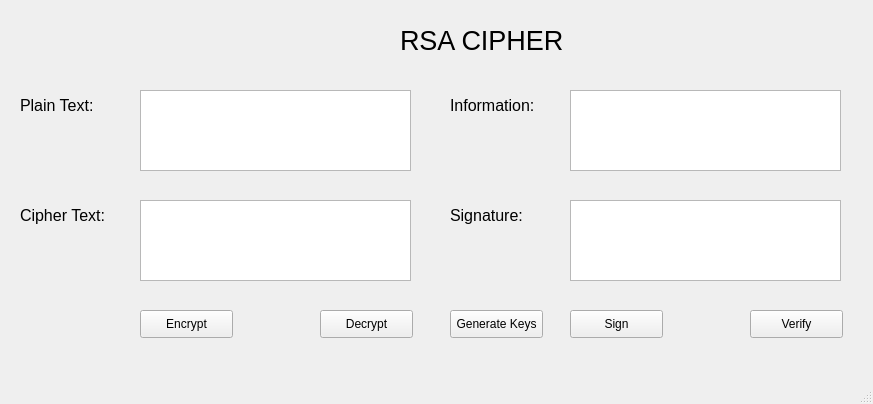
<?xml version="1.0" encoding="UTF-8"?>
<ui version="4.0">
 <class>MainWindow</class>
 <widget class="QMainWindow" name="MainWindow">
  <property name="geometry">
   <rect>
    <x>0</x>
    <y>0</y>
    <width>873</width>
    <height>404</height>
   </rect>
  </property>
  <property name="windowTitle">
   <string>RSA Cipher</string>
  </property>
  <widget class="QWidget" name="centralwidget">
   <widget class="QLabel" name="label">
    <property name="geometry">
     <rect>
      <x>400</x>
      <y>20</y>
      <width>181</width>
      <height>41</height>
     </rect>
    </property>
    <property name="font">
     <font>
      <pointsize>20</pointsize>
     </font>
    </property>
    <property name="text">
     <string>RSA CIPHER</string>
    </property>
   </widget>
   <widget class="QPushButton" name="btn_gen_keys">
    <property name="geometry">
     <rect>
      <x>450</x>
      <y>310</y>
      <width>93</width>
      <height>28</height>
     </rect>
    </property>
    <property name="text">
     <string>Generate Keys</string>
    </property>
   </widget>
   <widget class="QLabel" name="label_2">
    <property name="geometry">
     <rect>
      <x>20</x>
      <y>90</y>
      <width>101</width>
      <height>31</height>
     </rect>
    </property>
    <property name="font">
     <font>
      <pointsize>12</pointsize>
     </font>
    </property>
    <property name="text">
     <string>Plain Text:</string>
    </property>
   </widget>
   <widget class="QTextEdit" name="plain_text">
    <property name="geometry">
     <rect>
      <x>140</x>
      <y>90</y>
      <width>271</width>
      <height>81</height>
     </rect>
    </property>
   </widget>
   <widget class="QLabel" name="label_3">
    <property name="geometry">
     <rect>
      <x>20</x>
      <y>200</y>
      <width>111</width>
      <height>31</height>
     </rect>
    </property>
    <property name="font">
     <font>
      <pointsize>12</pointsize>
     </font>
    </property>
    <property name="text">
     <string>Cipher Text:</string>
    </property>
   </widget>
   <widget class="QTextEdit" name="cipher_text">
    <property name="geometry">
     <rect>
      <x>140</x>
      <y>200</y>
      <width>271</width>
      <height>81</height>
     </rect>
    </property>
   </widget>
   <widget class="QLabel" name="label_4">
    <property name="geometry">
     <rect>
      <x>450</x>
      <y>90</y>
      <width>111</width>
      <height>31</height>
     </rect>
    </property>
    <property name="font">
     <font>
      <pointsize>12</pointsize>
     </font>
    </property>
    <property name="text">
     <string>Information:</string>
    </property>
   </widget>
   <widget class="QTextEdit" name="infor_text">
    <property name="geometry">
     <rect>
      <x>570</x>
      <y>90</y>
      <width>271</width>
      <height>81</height>
     </rect>
    </property>
   </widget>
   <widget class="QLabel" name="label_5">
    <property name="geometry">
     <rect>
      <x>450</x>
      <y>200</y>
      <width>111</width>
      <height>31</height>
     </rect>
    </property>
    <property name="font">
     <font>
      <pointsize>12</pointsize>
     </font>
    </property>
    <property name="text">
     <string>Signature:</string>
    </property>
   </widget>
   <widget class="QTextEdit" name="sign_text">
    <property name="geometry">
     <rect>
      <x>570</x>
      <y>200</y>
      <width>271</width>
      <height>81</height>
     </rect>
    </property>
   </widget>
   <widget class="QPushButton" name="btn_encrypt">
    <property name="geometry">
     <rect>
      <x>140</x>
      <y>310</y>
      <width>93</width>
      <height>28</height>
     </rect>
    </property>
    <property name="text">
     <string>Encrypt</string>
    </property>
   </widget>
   <widget class="QPushButton" name="btn_decrypt">
    <property name="geometry">
     <rect>
      <x>320</x>
      <y>310</y>
      <width>93</width>
      <height>28</height>
     </rect>
    </property>
    <property name="text">
     <string>Decrypt</string>
    </property>
   </widget>
   <widget class="QPushButton" name="btn_sign">
    <property name="geometry">
     <rect>
      <x>570</x>
      <y>310</y>
      <width>93</width>
      <height>28</height>
     </rect>
    </property>
    <property name="text">
     <string>Sign</string>
    </property>
   </widget>
   <widget class="QPushButton" name="btn_verify">
    <property name="geometry">
     <rect>
      <x>750</x>
      <y>310</y>
      <width>93</width>
      <height>28</height>
     </rect>
    </property>
    <property name="text">
     <string>Verify</string>
    </property>
   </widget>
  </widget>
  <widget class="QMenuBar" name="menubar">
   <property name="geometry">
    <rect>
     <x>0</x>
     <y>0</y>
     <width>873</width>
     <height>26</height>
    </rect>
   </property>
  </widget>
  <widget class="QStatusBar" name="statusbar"/>
 </widget>
 <resources/>
 <connections/>
</ui>
